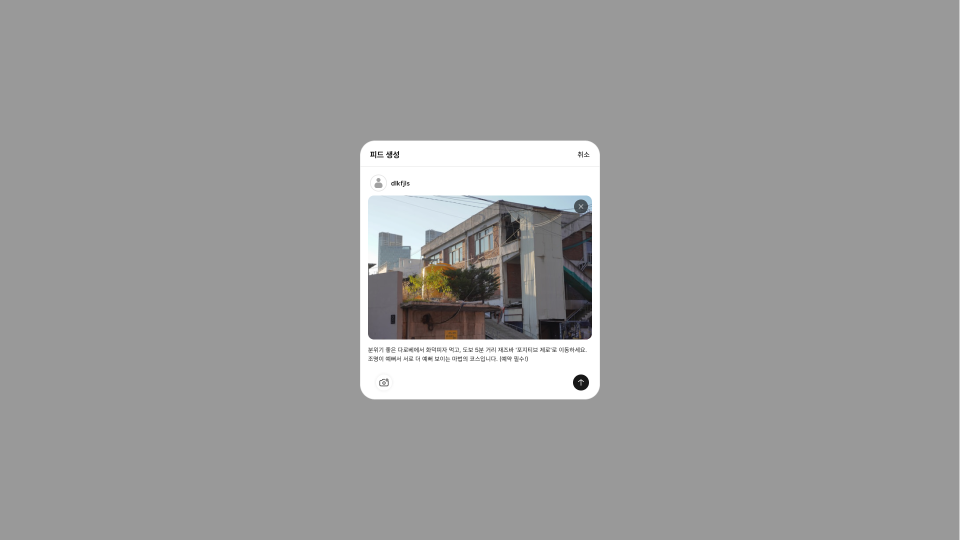
#> input picture tests/visual/reference/feed-create-modal.png, 1920 x 1080 px (shown at 1/2 size)
$ python generate_feed_create_visuals.py
#> lines starting #> are read from the running program, lines starting #| are printed output that depends on the picture
#!/usr/bin/env python3
"""Generate required visual artifacts for every feed-create Modal state."""

from __future__ import annotations

import shutil
import subprocess
import sys
from pathlib import Path

from PIL import Image


ROOT = Path(__file__).resolve().parents[3]
VISUAL = ROOT / "tests" / "visual"
CANONICAL = VISUAL / "reference" / "feed-create-modal.png"
COMPARE = VISUAL / "scripts" / "compare_visual.py"
STATES = (
    "feed-create-modal",
    "feed-create-modal-no-image",
    "feed-create-modal-validation",
    "feed-create-modal-body-only",
    "feed-create-modal-image-and-body",
    "feed-create-modal-image-removed",
    "feed-create-modal-pending",
    "feed-create-modal-failure",
)


def compare(state: str, reference: Path | None = None) -> None:
    supplied_reference = reference is not None
    reference = reference or VISUAL / "reference" / f"{state}.png"
    if state != "feed-create-modal" and not supplied_reference:
        shutil.copyfile(CANONICAL, reference)
    subprocess.run(
        [
            sys.executable,
            str(COMPARE),
            str(reference.relative_to(ROOT)),
            str((VISUAL / "actual" / f"{state}.png").relative_to(ROOT)),
            str((VISUAL / "overlay" / f"{state}.png").relative_to(ROOT)),
            str((VISUAL / "diff" / f"{state}.png").relative_to(ROOT)),
            str((VISUAL / "report" / f"{state}.json").relative_to(ROOT)),
        ],
        cwd=ROOT,
        check=True,
    )


def main() -> None:
    Image.open(CANONICAL).crop((720, 281, 1200, 799)).save(
        VISUAL / "reference" / "feed-create-modal-crop.png"
    )
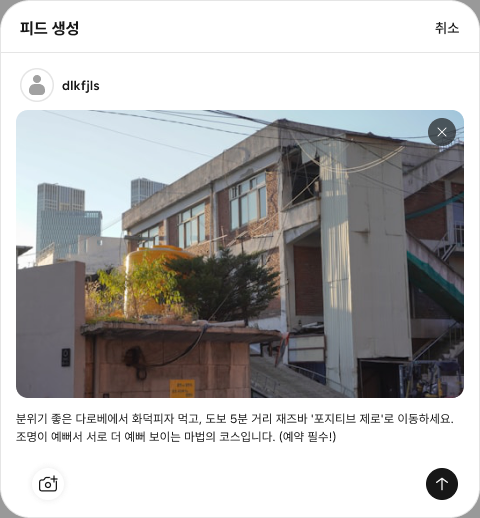
#> saved as feed-create-modal-crop.png: PIL image 480x518 RGBA; mean R, G, B, A 179.2, 178.5, 178.1, 255
    for state in STATES:
        compare(state)
    compare(
        "feed-create-modal-crop",
        VISUAL / "reference" / "feed-create-modal-crop.png",
    )
    compare(
        "feed-create-modal-long",
        VISUAL / "reference" / "feed-create-modal-long.png",
    )


if __name__ == "__main__":
#> (the run stopped early here; a loop or call above may not have finished)

$ run again, with tests/visual/actual/account-delete-confirm-cancel-focus.png copied over tests/visual/reference/feed-create-modal.png
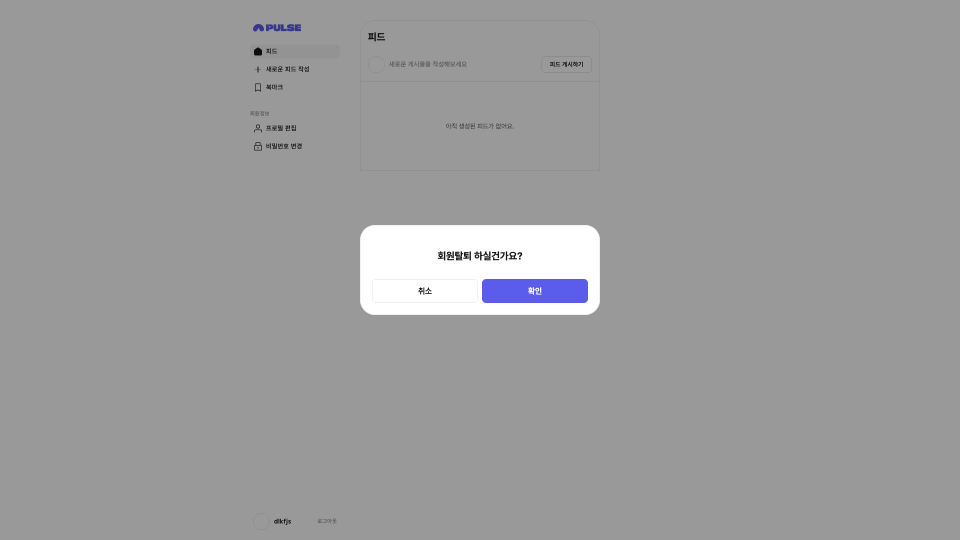
#> input picture tests/visual/actual/account-delete-confirm-cancel-focus.png, 1920 x 1080 px (shown at 1/2 size)
#> in main, `Image.open(CANONICAL).crop((720, 281, 1200, 799)).save( VISUAL / "refe..`:
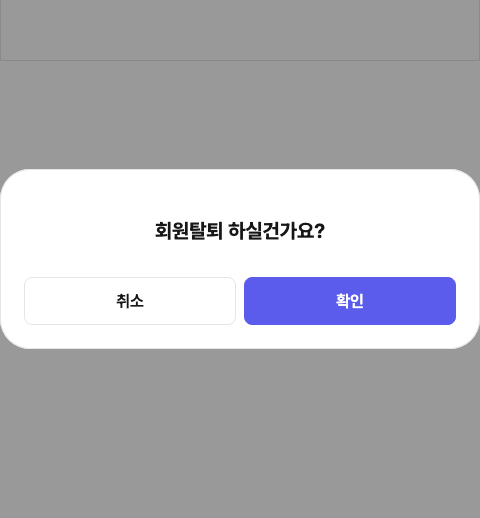
#> saved as feed-create-modal-crop.png: PIL image 480x518 RGB; mean R, G, B 180, 180, 185.7
